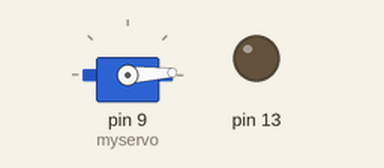
Bench run of a sketch on a simulated Arduino Uno, built with avr-gcc and run on an emulated ATmega328P. On the bench: servo, output pins drawn as LEDs (lit = HIGH).

Above: at 0.05 s.
At 1.6 s:
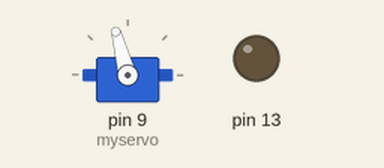
At 3.2 s:
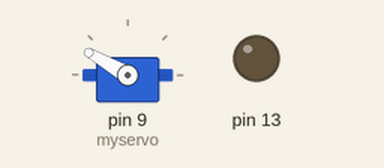
At 6.4 s:
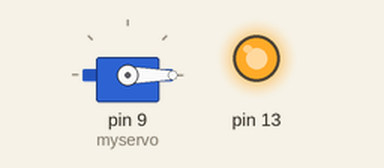
Timing chart, 0 to 9.7 s (numbered marks = the images above):
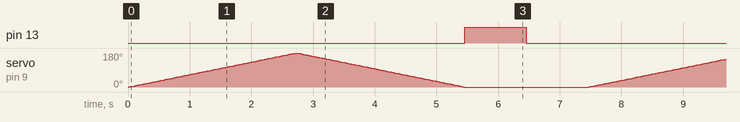

The sketch:

Sweep.ino
```cpp
#include <Servo.h>

Servo myservo;

int pos = 0;

void setup() {
  myservo.attach(9);
  pinMode(13, OUTPUT);
}


void loop() {
  for (pos = 0; pos <= 180; pos += 1) {
    myservo.write(pos);
    delay(15);
  }
  for (pos = 180; pos >= 0; pos -= 1) {
    myservo.write(pos);
    delay(15);
  }
  digitalWrite(13, HIGH);
  delay(1000);
  digitalWrite(13, LOW);
  delay(1000);
}
```

Measured:
- by itself, pin 13: alternates HIGH for 1.0 s and LOW for 6.5 s
